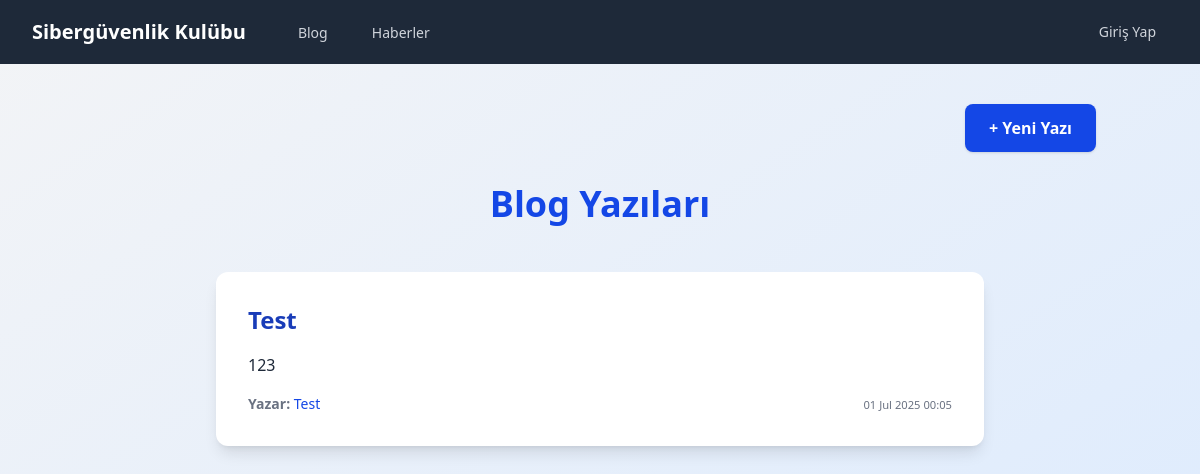
Page /blog_list/ on the committed database.
### blog/models.py (models this page shows, shortened)
class Post(models.Model):
    title = models.CharField(max_length=200)
    content = models.TextField()
    author = models.ForeignKey(settings.AUTH_USER_MODEL, on_delete=models.SET_NULL, null=True, blank=True, related_name='posts')
    created_at = models.DateTimeField(auto_now_add=True)
    dummy = models.BooleanField(default=False)

### account/models.py (models this page shows)
class CustomUser(AbstractUser):
    student_id = models.CharField(max_length=20, unique=True, null=True, blank=True)
    github_handle = models.CharField(max_length=39, null=True, blank=True)
    created_at = models.DateTimeField(auto_now_add=True)
    updated_at = models.DateTimeField(auto_now=True)

### blog/views.py (the view)
# urls.py: path('', blog_list, name='blog_list'),
def blog_list(request):
    posts = Post.objects.all().order_by('-created_at')
    return render(request, 'blog/blog_list.html', {'posts': posts})

### templates/blog/blog_list.html (shortened to what this page needs)
{% load static tailwind_tags %}
{% load static %}
{% load widget_tweaks %}
<!DOCTYPE html>
<html lang="tr">
<head>
    {% tailwind_css %}
</head>
<body class="bg-gradient-to-br from-gray-100 to-blue-100 min-h-screen font-sans">
    {% include 'mainpage/navbar.html' %}
    <div class="container mx-auto px-4 py-10">
        <div class="flex justify-end mb-8">
            <a href="{% url 'post_create' %}" class="inline-block px-6 py-3 bg-blue-700 text-white font-semibold rounded-lg shadow hover:bg-blue-800 transition">
                + Yeni Yazı
            </a>
        </div>
        <h1 class="text-4xl font-bold text-center text-blue-700 mb-12">Blog Yazıları</h1>
        <div class="space-y-10">
            {% for post in posts %}
                <div class="bg-white rounded-xl shadow-lg p-8 max-w-3xl mx-auto">
                    <h2 class="text-2xl font-semibold text-blue-800 mb-4">
                        <a href="{% url 'post_detail' post.pk %}" class="hover:underline">{{ post.title }}</a>
                    </h2>
                    <div class="mb-4 text-gray-800 leading-relaxed text-base break-words">
                        {{ post.content|safe }}
                    </div>
                    <div class="flex items-center justify-between text-sm text-gray-500">
                        <span>
                            <strong>Yazar:</strong>
                            {% if post.author %}
                                <a href="{% url 'user_profile' post.author.username %}" class="text-blue-700 hover:underline">
                                    {{ post.author.username }}
                                </a>
                            {% else %}
                                (Bilinmiyor)
                            {% endif %}
                        </span>
                        <span>
                            <small>{{ post.created_at|date:"d M Y H:i" }}</small>
                        </span>
                    </div>
                </div>
            {% empty %}
                <div class="text-center text-gray-600">Henüz blog yazısı yok.</div>
            {% endfor %}
        </div>
    </div>
</body>
</html>

### rows in the picture
Post: title "Test", content "123", author.username "Test", created_at "01 Jul 2025 00:05"
